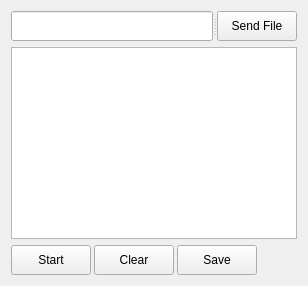
      <widget class="QWidget" name="Monitor">
       <property name="sizePolicy">
        <sizepolicy hsizetype="Expanding" vsizetype="Expanding">
         <horstretch>1</horstretch>
         <verstretch>1</verstretch>
        </sizepolicy>
       </property>
       <property name="font">
        <font>
         <pointsize>9</pointsize>
        </font>
       </property>
       <attribute name="title">
        <string>Monitor</string>
       </attribute>
       <layout class="QVBoxLayout" name="verticalLayout_Monitor" stretch="0,1,0">
        <item>
         <widget class="QSplitter" name="splitter_tabMonitor_send">
          <property name="orientation">
           <enum>Qt::Horizontal</enum>
          </property>
          <widget class="QLineEdit" name="lineEdit_Text">
           <property name="sizePolicy">
            <sizepolicy hsizetype="Expanding" vsizetype="Fixed">
             <horstretch>1</horstretch>
             <verstretch>0</verstretch>
            </sizepolicy>
           </property>
           <property name="minimumSize">
            <size>
             <width>0</width>
             <height>30</height>
            </size>
           </property>
           <property name="maximumSize">
            <size>
             <width>16777215</width>
             <height>30</height>
            </size>
           </property>
           <property name="font">
            <font>
             <family>Fira Mono</family>
             <pointsize>8</pointsize>
             <kerning>false</kerning>
            </font>
           </property>
          </widget>
          <widget class="QPushButton" name="pushButton_Send">
           <property name="sizePolicy">
            <sizepolicy hsizetype="Minimum" vsizetype="Fixed">
             <horstretch>0</horstretch>
             <verstretch>0</verstretch>
            </sizepolicy>
           </property>
           <property name="minimumSize">
            <size>
             <width>0</width>
             <height>30</height>
            </size>
           </property>
           <property name="maximumSize">
            <size>
             <width>16777215</width>
             <height>30</height>
            </size>
           </property>
           <property name="font">
            <font>
             <pointsize>9</pointsize>
            </font>
           </property>
           <property name="text">
            <string>Send File</string>
           </property>
           <property name="autoDefault">
            <bool>false</bool>
           </property>
          </widget>
         </widget>
        </item>
        <item>
         <widget class="QPlainTextEdit" name="plainTextEdit_Text">
          <property name="sizePolicy">
           <sizepolicy hsizetype="Expanding" vsizetype="Expanding">
            <horstretch>1</horstretch>
            <verstretch>1</verstretch>
           </sizepolicy>
          </property>
          <property name="font">
           <font>
            <family>Fira Mono</family>
            <pointsize>9</pointsize>
           </font>
          </property>
         </widget>
        </item>
        <item>
         <layout class="QHBoxLayout" name="horizontalLayout_bottom_Monitor" stretch="0,0,0,1">
          <property name="spacing">
           <number>3</number>
          </property>
          <property name="sizeConstraint">
           <enum>QLayout::SetFixedSize</enum>
          </property>
          <item>
           <widget class="QPushButton" name="pushButton_Start">
            <property name="sizePolicy">
             <sizepolicy hsizetype="Minimum" vsizetype="Fixed">
              <horstretch>0</horstretch>
              <verstretch>0</verstretch>
             </sizepolicy>
            </property>
            <property name="minimumSize">
             <size>
              <width>0</width>
              <height>30</height>
             </size>
            </property>
            <property name="maximumSize">
             <size>
              <width>16777215</width>
              <height>30</height>
             </size>
            </property>
            <property name="font">
             <font>
              <pointsize>9</pointsize>
             </font>
            </property>
            <property name="text">
             <string>Start</string>
            </property>
           </widget>
          </item>
          <item>
           <widget class="QPushButton" name="pushButton_Clear">
            <property name="sizePolicy">
             <sizepolicy hsizetype="Minimum" vsizetype="Fixed">
              <horstretch>0</horstretch>
              <verstretch>0</verstretch>
             </sizepolicy>
            </property>
            <property name="minimumSize">
             <size>
              <width>0</width>
              <height>30</height>
             </size>
            </property>
            <property name="maximumSize">
             <size>
              <width>16777215</width>
              <height>30</height>
             </size>
            </property>
            <property name="font">
             <font>
              <pointsize>9</pointsize>
             </font>
            </property>
            <property name="text">
             <string>Clear</string>
            </property>
           </widget>
          </item>
          <item>
           <widget class="QPushButton" name="pushButton_Save">
            <property name="minimumSize">
             <size>
              <width>0</width>
              <height>30</height>
             </size>
            </property>
            <property name="maximumSize">
             <size>
              <width>16777215</width>
              <height>30</height>
             </size>
            </property>
            <property name="font">
             <font>
              <pointsize>9</pointsize>
             </font>
            </property>
            <property name="text">
             <string>Save</string>
            </property>
           </widget>
          </item>
          <item>
           <spacer name="horizontalSpacer">
            <property name="orientation">
             <enum>Qt::Horizontal</enum>
            </property>
            <property name="sizeHint" stdset="0">
             <size>
              <width>40</width>
              <height>30</height>
             </size>
            </property>
           </spacer>
          </item>
         </layout>
        </item>
       </layout>
      </widget>
